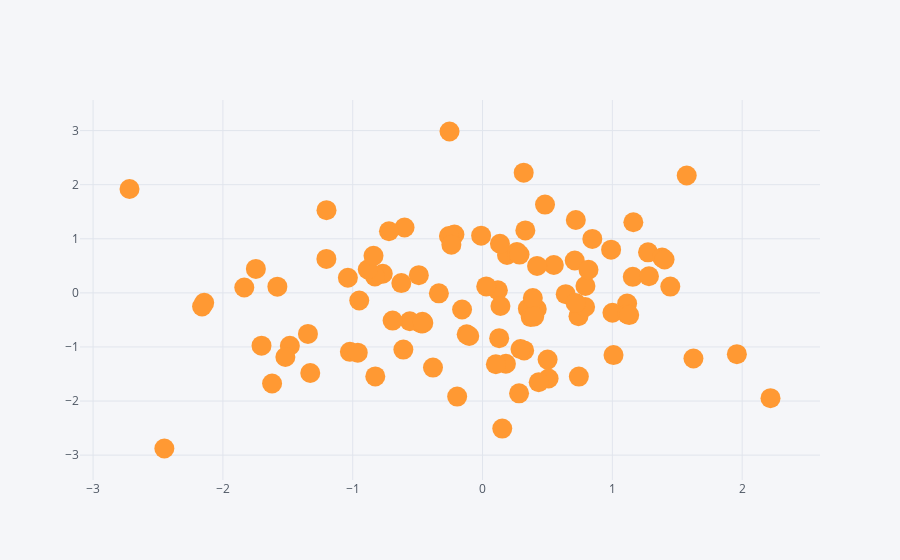

The notebook cell this image was saved under:
### Markdown cell above
## Scatter

### Code cell
df1.iplot(kind='scatter', x='A', y='B', mode='markers', size=20)
